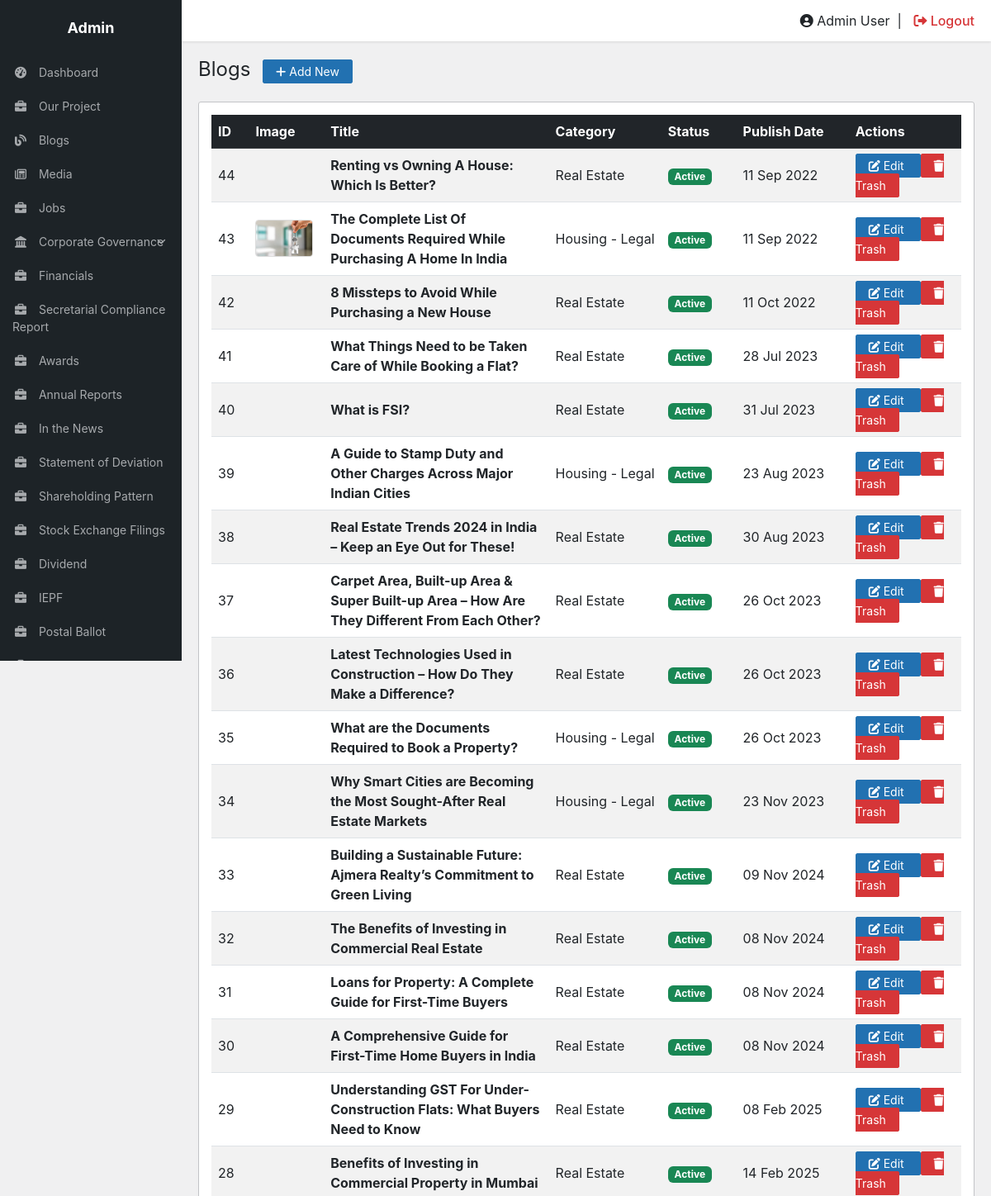
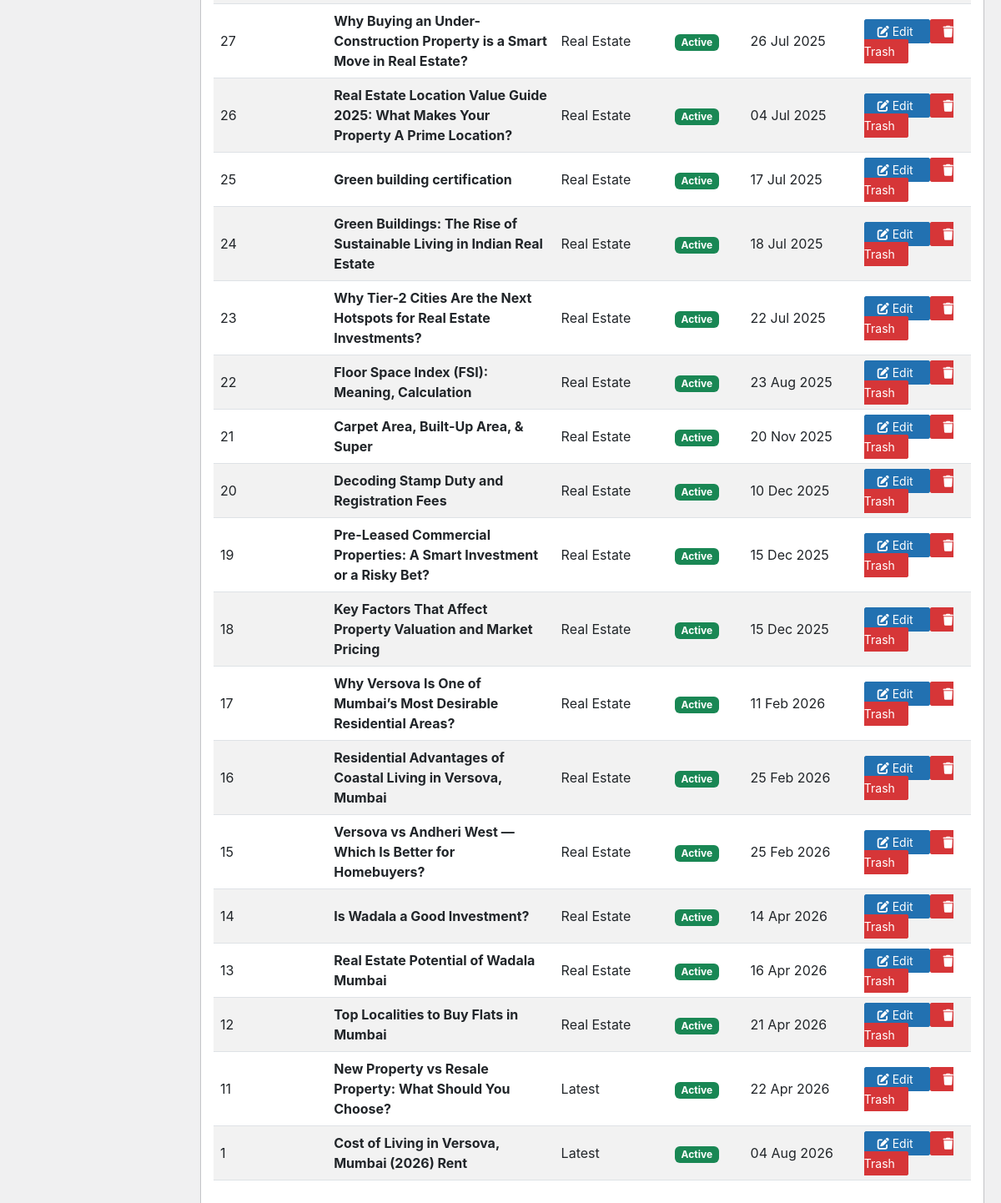
Page /crm/blogs/ (signed in) on the committed database (2 pictures, top to bottom).
### tables this page shows
CREATE TABLE `blogs` (
  `id` int(11) NOT NULL,
  `title` varchar(255) NOT NULL,
  `meta_title` varchar(255) DEFAULT NULL,
  `slug` varchar(255) NOT NULL,
  `category` varchar(100) DEFAULT 'Latest',
  `description` mediumtext,
  `meta_description` varchar(500) DEFAULT NULL,
  `schema_markup` longtext,
  `content` longtext,
  `image` varchar(255) DEFAULT NULL,
  `publish_date` date NOT NULL,
  `status` tinyint(1) DEFAULT '1',
  `created_at` timestamp NOT NULL DEFAULT CURRENT_TIMESTAMP
);

### crm/auth.php (called while the page is built, shortened)
<?php
$script_path = $_SERVER['SCRIPT_NAME'];
$crm_pos = strpos($script_path, '/crm');
if ($crm_pos !== false) {
    $base_url = substr($script_path, 0, $crm_pos + 4);
} else {
    $base_url = '/ajmera/crm';
}

### crm/blogs/index.php (the view, shortened to what this page needs)
<?php
require_once '../auth.php';
include '../includes/header.php';
$query = "
    SELECT
        id,
        title,
        category,
        status,
        publish_date,
        image
    FROM blogs
    ORDER BY id DESC
";
$result = $conn->query($query);
?>
<div class="d-flex justify-content-between align-items-center mb-4">
    <h1 style="font-size:24px; font-weight:normal; margin:0;">
        Blogs
        <a href="add.php"
           class="btn-wp ms-2 text-decoration-none">
            <i class="fas fa-plus"></i>
            Add New
        </a>
    </h1>
</div>
<div class="wp-card">
    <div class="table-responsive">
        <table class="table table-striped table-hover align-middle">
            <thead class="table-dark">
                <tr>
                    <th width="5%">ID</th>
                    <th width="10%">Image</th>
                    <th width="30%">Title</th>
                    <th width="15%">Category</th>
                    <th width="10%">Status</th>
                    <th width="15%">Publish Date</th>
                    <th width="15%">Actions</th>
                </tr>
            </thead>
            <tbody>
            <?php if ($result->num_rows > 0): ?>
                <?php while ($row = $result->fetch_assoc()): ?>
                    <tr>
                        <td>
                            <?php echo (int)$row['id']; ?>
                        </td>
                        <td>
                            <?php if (!empty($row['image'])): ?>
                                <img
                                    src="../../<?php echo htmlspecialchars($row['image'], ENT_QUOTES, 'UTF-8'); ?>"
                                    alt="Blog Image"
                                    width="70"
                                    height="45"
                                    style="
                                        object-fit:cover;
                                        border-radius:4px;
                                        border:1px solid #ddd;
                                    "
                                    onerror="this.style.display='none';"
                                >
                            <?php else: ?>
                                <span class="text-muted">
                                    No Image
                                </span>
                            <?php endif; ?>
                        </td>
                        <td>
                            <strong>
                                <?php
                                echo htmlspecialchars(
                                    $row['title'] ?? '',
                                    ENT_QUOTES,
                                    'UTF-8'
                                );
                                ?>
                            </strong>
                        </td>
                        <td>
                            <?php
                            echo htmlspecialchars(
                                $row['category'] ?? '',
                                ENT_QUOTES,
                                'UTF-8'
                            );
                            ?>
                        </td>
                        <td>
                            <?php if ((int)$row['status'] === 1): ?>
                                <span class="badge bg-success">
                                    Active
                                </span>
                            <?php else: ?>
                                <span class="badge bg-secondary">
                                    Inactive
                                </span>
                            <?php endif; ?>
                        </td>
                        <td>
                            <?php
                            if (!empty($row['publish_date'])) {
                                echo date(
                                    'd M Y',
                                    strtotime($row['publish_date'])
                                );
                            } else {
                                echo '-';
                            }
                            ?>
                        </td>
                        <td>
                            <a
                                href="edit.php?id=<?php echo (int)$row['id']; ?>"
                                class="btn-wp text-decoration-none"
                            >
                                <i class="fas fa-edit"></i>
                                Edit
                            </a>
                            <a
                                href="delete.php?id=<?php echo (int)$row['id']; ?>"
                                class="btn-wp-danger text-decoration-none"
                                onclick="return confirm('Are you sure you want to delete this blog?');"
                            >
                                <i class="fas fa-trash"></i>
                                Trash
                            </a>
                        </td>
                    </tr>
                <?php endwhile; ?>
            <?php endif; ?>
            </tbody>
        </table>
    </div>
</div>
<?php include '../includes/footer.php'; ?>

### crm/includes/header.php (shortened to what this page needs)
<!DOCTYPE html>
<html lang="en">
<head>
    <link href="https://cdn.jsdelivr.net/npm/bootstrap@5.3.0/dist/css/bootstrap.min.css" rel="stylesheet">
    <link rel="stylesheet" href="https://cdnjs.cloudflare.com/ajax/libs/font-awesome/6.0.0/css/all.min.css">
</head>
<body>
<div id="sidebar">
    <div class="sidebar-title">Admin</div>
    <a href="<?php echo $base_url; ?>/dashboard.php"><i class="fas fa-tachometer-alt"></i> Dashboard</a>
    <a href="<?php echo $base_url; ?>/our-project/"><i class="fas fa-briefcase"></i> Our Project</a>
    <a href="<?php echo $base_url; ?>/blogs/"><i class="fas fa-blog"></i> Blogs</a>
    <a href="<?php echo $base_url; ?>/media/"><i class="far fa-newspaper"></i> Media</a>
    <a href="<?php echo $base_url; ?>/jobs/"><i class="fas fa-briefcase"></i> Jobs</a>
<div class="sidebar-dropdown">
    <a href="javascript:void(0)"
       class="dropdown-toggle-link"
       onclick="toggleGovernanceMenu(event)">
        <i class="fas fa-landmark"></i>
        Corporate Governance
        <i class="fas fa-chevron-down dropdown-arrow"></i>
    </a>
</div>
<a href="<?php echo $base_url; ?>/financials/"><i class="fas fa-briefcase"></i> Financials</a>
<a href="<?php echo $base_url; ?>/secretarial-compliance/"><i class="fas fa-briefcase"></i> Secretarial Compliance Report</a>
 <a href="<?php echo $base_url; ?>/awards/"><i class="fas fa-briefcase"></i> Awards</a>
  <a href="<?php echo $base_url; ?>/annual-reports/"><i class="fas fa-briefcase"></i> Annual Reports</a>
  <a href="<?php echo $base_url; ?>/in-the-news/"><i class="fas fa-briefcase"></i> In the News</a>
  <a href="<?php echo $base_url; ?>/statement-of-deviation/"><i class="fas fa-briefcase"></i> Statement of Deviation</a>
  <a href="<?php echo $base_url; ?>/shareholding-pattern/"><i class="fas fa-briefcase"></i> Shareholding Pattern</a>
  <a href="<?php echo $base_url; ?>/stock-exchange-filings/"><i class="fas fa-briefcase"></i> Stock Exchange Filings </a>
  <a href="<?php echo $base_url; ?>/dividend/"><i class="fas fa-briefcase"></i> Dividend </a>
  <a href="<?php echo $base_url; ?>/IEPF/"><i class="fas fa-briefcase"></i> IEPF </a>
  <a href="<?php echo $base_url; ?>/postal-ballot/"><i class="fas fa-briefcase"></i> Postal Ballot </a>
  <a href="<?php echo $base_url; ?>/forms-for-physical-shareholders/"><i class="fas fa-briefcase"></i> Forms for Physical Shareholders </a>
</div>
<div id="topbar">
    <span><i class="fas fa-user-circle"></i> Admin User &nbsp;|&nbsp; </span>
    <a href="<?php echo $base_url; ?>/logout.php" style="color: #d63638; text-decoration: none; font-weight: 500; margin-left: 10px;">
        <i class="fas fa-sign-out-alt"></i> Logout
    </a>
</div>
<div id="main-content">

### crm/includes/footer.php (shortened to what this page needs)
</div>
</body>
</html>

### crm/includes/header.php (style rules this page uses)
body { background-color: #f0f0f1; font-family: -apple-system, BlinkMacSystemFont, "Segoe UI", Roboto, Oxygen-Sans, Ubuntu, Cantarell, "Helvetica Neue", sans-serif; margin: 0; overflow-x: hidden; }
#sidebar { width: 220px; background: #1d2327; position: fixed; top: 0; left: 0; height: 100vh; color: white; padding-top: 20px; z-index: 100; }
#sidebar a { padding: 10px 15px; text-decoration: none; font-size: 14px; color: #a7aaad; display: block; }
#sidebar i { width: 20px; text-align: center; margin-right: 8px; }
.sidebar-title { color: #fff; font-size: 18px; font-weight: bold; text-align: center; margin-bottom: 20px; }
#topbar { background: #fff; height: 50px; position: fixed; top: 0; left: 220px; right: 0; z-index: 99; box-shadow: 0 1px 3px rgba(0,0,0,0.1); display: flex; align-items: center; justify-content: flex-end; padding: 0 20px; }
#main-content { margin-left: 220px; margin-top: 50px; padding: 20px; min-height: calc(100vh - 50px); }
.wp-card { background: #fff; border: 1px solid #c3c4c7; padding: 15px; margin-bottom: 20px; box-shadow: 0 1px 1px rgba(0,0,0,.04); border-radius: 3px; }
.btn-wp { background: #2271b1; color: #fff; border: 1px solid #2271b1; padding: 5px 15px; border-radius: 3px; font-size: 14px; cursor: pointer; }
.btn-wp-danger { background: #d63638; color: #fff; border: 1px solid #d63638; padding: 5px 15px; border-radius: 3px; font-size: 14px; cursor: pointer; }
.sidebar-dropdown .dropdown-toggle-link { position: relative; padding-right: 30px; }
.dropdown-arrow { position: absolute; right: 12px; top: 14px; width: auto !important; font-size: 11px; transition: transform 0.3s ease; }
#sidebar { overflow-y:scroll; }

### rows in the picture
blogs: id "44", title "Renting vs Owning A House: Which Is Better?", category "Real Estate", status "Active", publish_date "11 Sep 2022"
blogs: id "43", image (picture), title "The Complete List Of Documents Required While Purchasing A Home In India", category "Housing - Legal", status "Active", publish_date "11 Sep 2022"
blogs: id "42", title "8 Missteps to Avoid While Purchasing a New House", category "Real Estate", status "Active", publish_date "11 Oct 2022"
blogs: id "41", title "What Things Need to be Taken Care of While Booking a Flat?", category "Real Estate", status "Active", publish_date "28 Jul 2023"
blogs: id "40", title "What is FSI?", category "Real Estate", status "Active", publish_date "31 Jul 2023"
blogs: id "39", title "A Guide to Stamp Duty and Other Charges Across Major Indian Cities", category "Housing - Legal", status "Active", publish_date "23 Aug 2023"
blogs: id "38", title "Real Estate Trends 2024 in India – Keep an Eye Out for These!", category "Real Estate", status "Active", publish_date "30 Aug 2023"
blogs: id "37", title "Carpet Area, Built-up Area & Super Built-up Area – How Are They Different From Each Other?", category "Real Estate", status "Active", publish_date "26 Oct 2023"
blogs: id "36", title "Latest Technologies Used in Construction – How Do They Make a Difference?", category "Real Estate", status "Active", publish_date "26 Oct 2023"
blogs: id "35", title "What are the Documents Required to Book a Property?", category "Housing - Legal", status "Active", publish_date "26 Oct 2023"
blogs: id "34", title "Why Smart Cities are Becoming the Most Sought-After Real Estate Markets", category "Housing - Legal", status "Active", publish_date "23 Nov 2023"
blogs: id "33", title "Building a Sustainable Future: Ajmera Realty’s Commitment to Green Living", category "Real Estate", status "Active", publish_date "09 Nov 2024"
blogs: id "32", title "The Benefits of Investing in Commercial Real Estate", category "Real Estate", status "Active", publish_date "08 Nov 2024"
blogs: id "31", title "Loans for Property: A Complete Guide for First-Time Buyers", category "Real Estate", status "Active", publish_date "08 Nov 2024"
blogs: id "30", title "A Comprehensive Guide for First-Time Home Buyers in India", category "Real Estate", status "Active", publish_date "08 Nov 2024"
blogs: id "29", title "Understanding GST For Under-Construction Flats: What Buyers Need to Know", category "Real Estate", status "Active", publish_date "08 Feb 2025"
blogs: id "28", title "Benefits of Investing in Commercial Property in Mumbai", category "Real Estate", status "Active", publish_date "14 Feb 2025"
blogs: id "27", title "Why Buying an Under-Construction Property is a Smart Move in Real Estate?", category "Real Estate", status "Active", publish_date "26 Jul 2025"
blogs: id "26", title "Real Estate Location Value Guide 2025: What Makes Your Property A Prime Location?", category "Real Estate", status "Active", publish_date "04 Jul 2025"
blogs: id "25", title "Green building certification", category "Real Estate", status "Active", publish_date "17 Jul 2025"
blogs: id "24", title "Green Buildings: The Rise of Sustainable Living in Indian Real Estate", category "Real Estate", status "Active", publish_date "18 Jul 2025"
blogs: id "23", title "Why Tier-2 Cities Are the Next Hotspots for Real Estate Investments?", category "Real Estate", status "Active", publish_date "22 Jul 2025"
blogs: id "22", title "Floor Space Index (FSI): Meaning, Calculation", category "Real Estate", status "Active", publish_date "23 Aug 2025"
blogs: id "21", title "Carpet Area, Built-Up Area, & Super", category "Real Estate", status "Active", publish_date "20 Nov 2025"
blogs: id "20", title "Decoding Stamp Duty and Registration Fees", category "Real Estate", status "Active", publish_date "10 Dec 2025"
blogs: id "19", title "Pre-Leased Commercial Properties: A Smart Investment or a Risky Bet?", category "Real Estate", status "Active", publish_date "15 Dec 2025"
blogs: id "18", title "Key Factors That Affect Property Valuation and Market Pricing", category "Real Estate", status "Active", publish_date "15 Dec 2025"
blogs: id "17", title "Why Versova Is One of Mumbai’s Most Desirable Residential Areas?", category "Real Estate", status "Active", publish_date "11 Feb 2026"
blogs: id "16", title "Residential Advantages of Coastal Living in Versova, Mumbai", category "Real Estate", status "Active", publish_date "25 Feb 2026"
blogs: id "15", title "Versova vs Andheri West — Which Is Better for Homebuyers?", category "Real Estate", status "Active", publish_date "25 Feb 2026"
blogs: id "14", title "Is Wadala a Good Investment?", category "Real Estate", status "Active", publish_date "14 Apr 2026"
blogs: id "13", title "Real Estate Potential of Wadala Mumbai", category "Real Estate", status "Active", publish_date "16 Apr 2026"
blogs: id "12", title "Top Localities to Buy Flats in Mumbai", category "Real Estate", status "Active", publish_date "21 Apr 2026"
blogs: id "11", title "New Property vs Resale Property: What Should You Choose?", category "Latest", status "Active", publish_date "22 Apr 2026"
blogs: id "1", title "Cost of Living in Versova, Mumbai (2026) Rent", category "Latest", status "Active", publish_date "04 Aug 2026"
